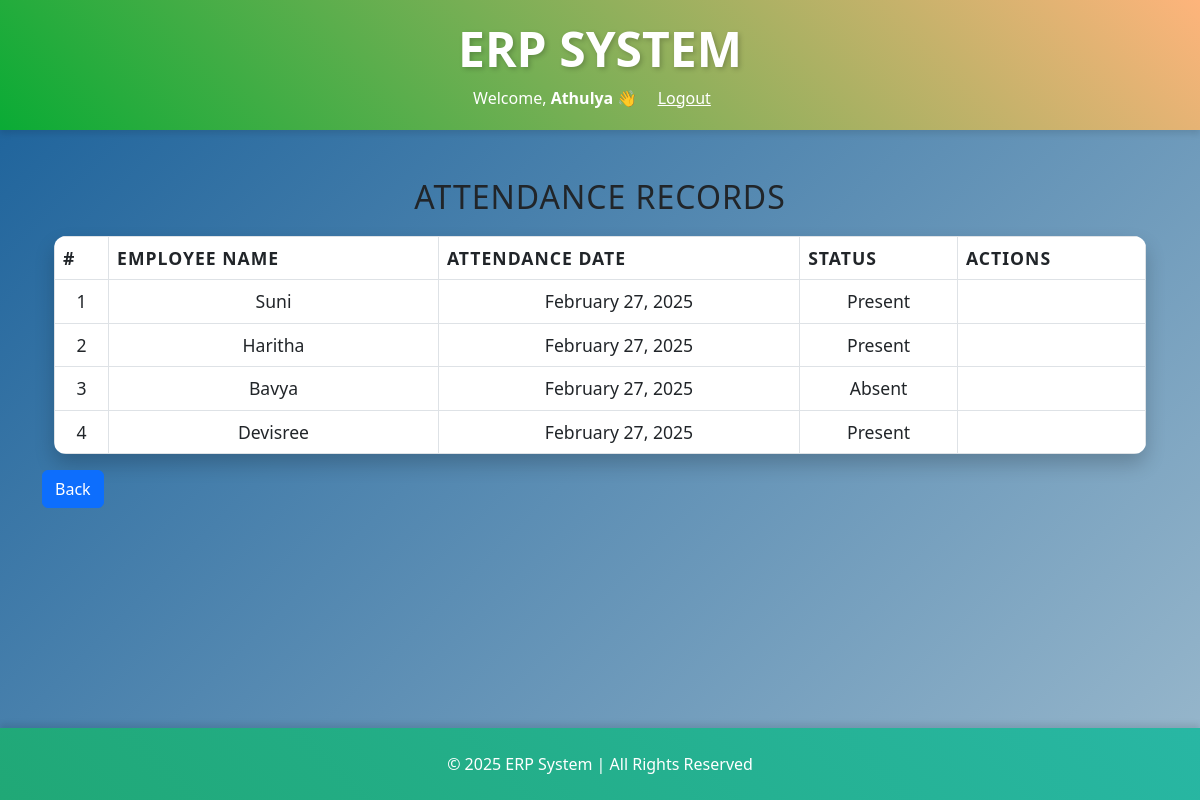
The app's page /attendance/ (signed in) with its own data.
### erp/models.py (models this page shows, shortened)
class Attendance(models.Model):
    employee = models.ForeignKey(Employee, on_delete=models.CASCADE)
    date = models.DateField()
    status = models.CharField(max_length=10, choices=[('Present', 'Present'), ('Absent', 'Absent')])

class Employee(models.Model):
    user=models.OneToOneField(User,on_delete=models.CASCADE)
    position=models.CharField(max_length=100)
    salary=models.DecimalField(max_digits=10,decimal_places=2)
    role = models.CharField(max_length=20, choices=[('Admin', 'Admin'), ('Employee', 'Employee')], default='Employee')

### erp/views.py (the view)
# urls.py: path('attendance/', views.manage_attendance, name='manage_attendance'),
def manage_attendance(request):
    attendances = Attendance.objects.all()
    return render(request, 'attendance.html', {'attendances': attendances})

### erp/templates/attendance.html (shortened to what this page needs)
{% extends 'base.html' %}
{% block content %}
{% load static %}
<!DOCTYPE html>
<html lang="en">
<head>
    <link href="https://cdn.jsdelivr.net/npm/bootstrap@5.3.0-alpha1/dist/css/bootstrap.min.css" rel="stylesheet">
</head>
<body>
    <div class="container mt-5">
        <h2>Attendance Records</h2>
        <table class="table table-bordered">
            <thead>
                <tr>
                    <th>#</th>
                    <th>Employee Name</th>
                    <th>Attendance Date</th>
                    <th>Status</th>
                    <th>Actions</th>
                </tr>
            </thead>
            <tbody>
                {% for attendance in attendances %}
                    <tr>
                        <td>{{ forloop.counter }}</td>
                        <td>{{ attendance.employee.user.username }}</td>
                        <td>{{ attendance.date|date:"F j, Y" }}</td>
                        <td>{{ attendance.status }}</td>
                        <td>
                        </td>
                    </tr>
                {% empty %}
                    <tr>
                        <td colspan="4" class="text-center">No attendance data available</td>
                    </tr>
                {% endfor %}
            </tbody>
        </table>
    </div>
    <a href="{% url 'manage_attendance' %}" class="btn btn-primary mb-3">Back</a>
</body>
</html>
{% endblock %}

### erp/templates/base.html (shortened to what this page needs)
<!DOCTYPE html>
<html lang="en">
<head>
    {% load static %}
<link rel="stylesheet" href="{% static 'static/css/styles.css' %}">
    <link href="https://cdn.jsdelivr.net/npm/bootstrap@5.3.0-alpha1/dist/css/bootstrap.min.css" rel="stylesheet">
    <link rel="stylesheet" href="https://cdnjs.cloudflare.com/ajax/libs/font-awesome/6.0.0/css/all.min.css">
    <link rel="stylesheet" href="{% static 'css/styles.css' %}">
</head>
<body>
    <header>
        <div class="container">
            <div class="logo">
                <h1 class="center-title">ERP System</h1>
            </div>
            <nav>
                <div class="ml-auto flex items-center space-x-4">
                    {% if user.is_authenticated %}
                        <span class="text-white font-medium">Welcome, <strong>{{ user.username }}</strong> 👋</span>
                        <a href="{% url 'logout' %}" class="bg-red-500 text-white px-3 py-1 rounded-lg hover:bg-red-700">Logout</a>
                    {% else %}
                        <a href="{% url 'login' %}" class="bg-green-500 text-white px-3 py-1 rounded-lg hover:bg-green-700">Login</a>
                    {% endif %}
                </div>
            </nav>
        </div>
    </header>
    <main>
        <div class="container mt-5">
            {% block content %}{% endblock %}
        </div>
    </main>
    <footer class="bg-dark text-white py-4 mt-5">
        <div class="container">
            <p class="text-center mb-0">&copy; 2025 ERP System | All Rights Reserved</p>
        </div>
    </footer>
</body>
</html>

### erp/static/css/styles.css (style rules this page uses)
body { background: linear-gradient(135deg, #185f99, #c9d9df, #d1e2f1); background-size: 300% 300%; animation: backgroundGradient 10s ease infinite; color: #333; font-family: 'Arial', sans-serif; }
header { background: linear-gradient(45deg, #0aab35, #feb47b); color: white; padding: 20px 0; text-align: center; box-shadow: 0 4px 6px rgba(0, 0, 0, 0.1); }
header .logo h1 { font-size: 3rem; text-transform: uppercase; font-weight: bold; text-shadow: 2px 2px 5px rgba(0, 0, 0, 0.2); }
footer { background: linear-gradient(45deg, #20a876, #28b7a4); color: rgb(218, 76, 76); padding: 20px; text-align: center; position: fixed; width: 100%; bottom: 0; box-shadow: 0 -4px 6px rgba(0, 0, 0, 0.1); animation: footerGradientAnimation 5s ease-in-out infinite; }
footer p { margin: 0; }
table { width: 100%; border-collapse: separate; border-spacing: 0; border-radius: 12px; overflow: hidden; margin: 20px 0; font-size: 1.1rem; text-align: left; box-shadow: 0 10px 20px rgba(0, 0, 0, 0.2); transition: all 0.3s ease-in-out; }
th { padding: 15px; text-transform: uppercase; font-weight: bold; letter-spacing: 1px; text-align: center; border-bottom: 3px solid rgba(255, 255, 255, 0.3); }
td { padding: 12px; text-align: center; font-weight: 500; border-bottom: 1px solid rgba(255, 255, 255, 0.2); }
tr:nth-child(even) { background-color: rgba(255, 255, 255, 0.2); }
h2 { font-size: 2rem; font-weight: bold; text-align: center; color: #333; text-transform: uppercase; margin-bottom: 20px; letter-spacing: 1px; }
main { padding-bottom: 97px; }

### erp/templates/base.html (style rules this page uses)
.center-title { text-align: center; }

### records on screen
Attendance: employee.user.username "Suni", date "February 27, 2025", status "Present"
Attendance: employee.user.username "Haritha", date "February 27, 2025", status "Present"
Attendance: employee.user.username "Bavya", date "February 27, 2025", status "Absent"
Attendance: employee.user.username "Devisree", date "February 27, 2025", status "Present"

### other values on screen
{{ user.username }} "Athulya"
